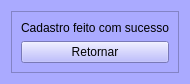
<?xml version="1.0" encoding="UTF-8"?>
<ui version="4.0">
 <class>Form</class>
 <widget class="QWidget" name="Form">
  <property name="geometry">
   <rect>
    <x>0</x>
    <y>0</y>
    <width>136</width>
    <height>80</height>
   </rect>
  </property>
  <property name="windowTitle">
   <string>Form</string>
  </property>
  <property name="styleSheet">
   <string notr="true">background-color: rgb(170, 170, 255);</string>
  </property>
  <layout class="QVBoxLayout" name="verticalLayout">
   <item>
    <widget class="QFrame" name="frame">
     <property name="frameShape">
      <enum>QFrame::StyledPanel</enum>
     </property>
     <property name="frameShadow">
      <enum>QFrame::Raised</enum>
     </property>
     <layout class="QVBoxLayout" name="verticalLayout_2">
      <item>
       <widget class="QLabel" name="label">
        <property name="text">
         <string>Cadastro feito com sucesso</string>
        </property>
        <property name="alignment">
         <set>Qt::AlignCenter</set>
        </property>
       </widget>
      </item>
      <item>
       <widget class="QPushButton" name="pushButton">
        <property name="text">
         <string>Retornar</string>
        </property>
       </widget>
      </item>
     </layout>
    </widget>
   </item>
  </layout>
 </widget>
 <resources/>
 <connections/>
</ui>
